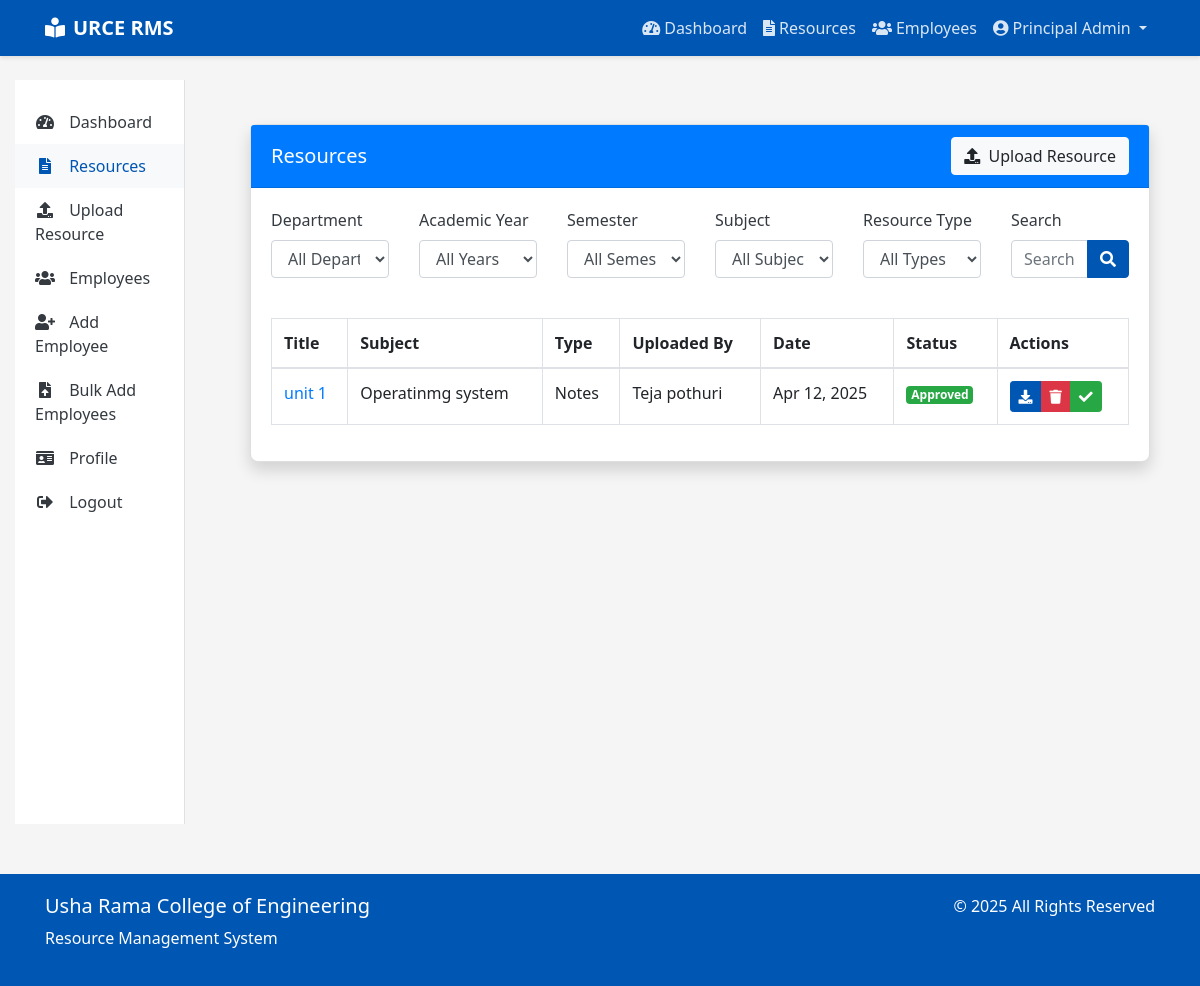
Screenshot of /resources/ (signed in) with the database file from the repository.
### accounts/models.py (models this page shows, shortened)
class User(AbstractUser):
    ROLE_CHOICES = (
        ('STUDENT', 'Student'),
        ('FACULTY', 'Faculty'),
        ('HOD', 'Head of Department'),
        ('PRINCIPAL', 'Principal'),
        ('NON_TEACHING', 'Non-Teaching Staff'),
    )
    username = None
    email = models.EmailField(_('email address'), unique=True)
    id_number = models.CharField(max_length=20, unique=True)
    phone_number = models.CharField(max_length=15, blank=True, null=True)
    department = models.ForeignKey(Department, on_delete=models.SET_NULL, null=True, blank=True)
    role = models.CharField(max_length=20, choices=ROLE_CHOICES, default='STUDENT')
    profile_picture = models.ImageField(upload_to='profile_pics/', blank=True, null=True)
    USERNAME_FIELD = 'email'
    REQUIRED_FIELDS = []
    objects = UserManager()
    @property
    def is_student(self):
        return self.role == 'STUDENT'
    @property
    def is_faculty(self):
        return self.role == 'FACULTY'
    @property
    def is_hod(self):
        return self.role == 'HOD'
    @property
    def is_principal(self):
        return self.role == 'PRINCIPAL'

### resources/models.py (models this page shows, shortened)
class Resource(models.Model):
    title = models.CharField(max_length=200)
    description = models.TextField(blank=True, null=True)
    file = models.FileField(upload_to='resources/')
    resource_type = models.ForeignKey(ResourceType, on_delete=models.CASCADE, related_name='resources')
    subject = models.ForeignKey(Subject, on_delete=models.CASCADE, related_name='resources')
    uploaded_by = models.ForeignKey(settings.AUTH_USER_MODEL, on_delete=models.CASCADE, related_name='uploaded_resources')
    is_approved = models.BooleanField(default=False)
    created_at = models.DateTimeField(auto_now_add=True)
    updated_at = models.DateTimeField(auto_now=True)
    class Meta:
        ordering = ['-created_at']

class Subject(models.Model):
    name = models.CharField(max_length=100)
    code = models.CharField(max_length=20, unique=True)
    department = models.ForeignKey(Department, on_delete=models.CASCADE, related_name='subjects')
    academic_year = models.ForeignKey(AcademicYear, on_delete=models.CASCADE, related_name='subjects')
    semester = models.ForeignKey(Semester, on_delete=models.CASCADE, related_name='subjects')
    description = models.TextField(blank=True, null=True)
    created_at = models.DateTimeField(auto_now_add=True)
    updated_at = models.DateTimeField(auto_now=True)
    class Meta:
        unique_together = ('code', 'department', 'academic_year', 'semester')

class ResourceType(models.Model):
    name = models.CharField(max_length=50)

### resources/views.py (the view)
# urls.py: path('', views.resource_list, name='resource_list'),
@login_required
def resource_list(request):
    user = request.user
    department_id = request.GET.get('department')
    academic_year_id = request.GET.get('academic_year')
    semester_id = request.GET.get('semester')
    subject_id = request.GET.get('subject')
    resource_type_id = request.GET.get('resource_type')
    search_query = request.GET.get('search', '')
    resources = Resource.objects.all()
    if user.is_student:
        resources = resources.filter(is_approved=True)
    elif user.is_faculty:
        resources = resources.filter(
            Q(uploaded_by=user) |
            Q(subject__department=user.department, is_approved=True)
        )
    elif user.is_hod:
        if user.department:
            resources = resources.filter(subject__department=user.department)
    if department_id:
        resources = resources.filter(subject__department_id=department_id)
    if academic_year_id:
        resources = resources.filter(subject__academic_year_id=academic_year_id)
    if semester_id:
        resources = resources.filter(subject__semester_id=semester_id)
    if subject_id:
        resources = resources.filter(subject_id=subject_id)
    if resource_type_id:
        resources = resources.filter(resource_type_id=resource_type_id)
    if search_query:
        resources = resources.filter(
            Q(title__icontains=search_query) |
            Q(description__icontains=search_query) |
            Q(subject__name__icontains=search_query)
        )
    resources = resources.order_by('-created_at')
    departments = Department.objects.all()
    academic_years = AcademicYear.objects.filter(is_active=True)
    semesters = Semester.objects.filter(is_active=True)
    subjects = Subject.objects.all()
    resource_types = ResourceType.objects.all()
    paginator = Paginator(resources, 20)  # Show 20 resources per page
    page_number = request.GET.get('page')
    page_obj = paginator.get_page(page_number)
    context = {
        'title': 'Resources - Usha Rama College of Engineering Resource Management System',
        'resources': page_obj,
        'departments': departments,
        'academic_years': academic_years,
        'semesters': semesters,
        'subjects': subjects,
        'resource_types': resource_types,
        'filters': {
            'department': department_id,
            'academic_year': academic_year_id,
            'semester': semester_id,
            'subject': subject_id,
            'resource_type': resource_type_id,
            'search': search_query,
        }
    }
    return render(request, 'resources/resource_list.html', context)

### templates/resources/resource_list.html (shortened to what this page needs)
{% extends 'base.html' %}
{% load static %}
{% block content %}
<div class="container-fluid py-4">
    <div class="card shadow mb-4">
        <div class="card-header bg-primary text-white d-flex justify-content-between align-items-center">
            <h5 class="mb-0">Resources</h5>
            {% if user.is_faculty or user.is_hod or user.is_principal %}
            <a href="{% url 'upload_resource' %}" class="btn btn-light">
                <i class="fas fa-upload mr-1"></i> Upload Resource
            </a>
            {% endif %}
        </div>
        <div class="card-body">
            <form method="get" class="mb-4">
                <div class="row">
                    <div class="col-md-2 mb-3">
                        <label for="department">Department</label>
                        <select class="form-control" id="department" name="department">
                            <option value="">All Departments</option>
                        </select>
                    </div>
                    <div class="col-md-2 mb-3">
                        <label for="academic_year">Academic Year</label>
                        <select class="form-control" id="academic_year" name="academic_year">
                            <option value="">All Years</option>
                        </select>
                    </div>
                    <div class="col-md-2 mb-3">
                        <label for="semester">Semester</label>
                        <select class="form-control" id="semester" name="semester">
                            <option value="">All Semesters</option>
                        </select>
                    </div>
                    <div class="col-md-2 mb-3">
                        <label for="subject">Subject</label>
                        <select class="form-control" id="subject" name="subject">
                            <option value="">All Subjects</option>
                        </select>
                    </div>
                    <div class="col-md-2 mb-3">
                        <label for="resource_type">Resource Type</label>
                        <select class="form-control" id="resource_type" name="resource_type">
                            <option value="">All Types</option>
                        </select>
                    </div>
                    <div class="col-md-2 mb-3">
                        <label for="search">Search</label>
                        <div class="input-group">
                            <input type="text" class="form-control" id="search" name="search" value="{{ filters.search }}" placeholder="Search...">
                            <div class="input-group-append">
                                <button class="btn btn-primary" type="submit">
                                    <i class="fas fa-search"></i>
                                </button>
                            </div>
                        </div>
                    </div>
                </div>
            </form>
            <div class="table-responsive">
                <table class="table table-bordered">
                    <thead>
                        <tr>
                            <th>Title</th>
                            <th>Subject</th>
                            <th>Type</th>
                            <th>Uploaded By</th>
                            <th>Date</th>
                            <th>Status</th>
                            <th>Actions</th>
                        </tr>
                    </thead>
                    <tbody>
                        {% for resource in resources %}
                        <tr>
                            <td>
                                <a href="{% url 'resource_detail' resource.id %}">{{ resource.title }}</a>
                            </td>
                            <td>{{ resource.subject.name }}</td>
                            <td>{{ resource.resource_type.name }}</td>
                            <td>{{ resource.uploaded_by.get_full_name }}</td>
                            <td>{{ resource.created_at|date:"M d, Y" }}</td>
                            <td>
                                {% if resource.is_approved %}
                                <span class="badge badge-success">Approved</span>
                                {% else %}
                                <span class="badge badge-warning">Pending</span>
                                {% endif %}
                            </td>
                            <td>
                                <div class="btn-group">
                                    <a href="{% url 'download_resource' resource.id %}" class="btn btn-sm btn-primary">
                                        <i class="fas fa-download"></i>
                                    </a>
                                    {% if user.is_principal or user.is_hod or resource.uploaded_by == user %}
                                    <button class="btn btn-sm btn-danger delete-resource" data-resource-id="{{ resource.id }}">
                                        <i class="fas fa-trash"></i>
                                    </button>
                                    {% endif %}
                                    {% if not resource.is_approved and user.is_hod or user.is_principal %}
                                    <button class="btn btn-sm btn-success approve-resource" data-resource-id="{{ resource.id }}">
                                        <i class="fas fa-check"></i>
                                    </button>
                                    {% endif %}
                                </div>
                            </td>
                        </tr>
                        {% empty %}
                        <tr>
                            <td colspan="7" class="text-center">No resources found.</td>
                        </tr>
                        {% endfor %}
                    </tbody>
                </table>
            </div>
        </div>
    </div>
</div>
{% endblock %}

### templates/base.html (shortened to what this page needs)
<!DOCTYPE html>
<html lang="en">
<head>
    <link rel="stylesheet" href="https://cdn.jsdelivr.net/npm/bootstrap@4.6.0/dist/css/bootstrap.min.css">
    <link rel="stylesheet" href="https://cdnjs.cloudflare.com/ajax/libs/font-awesome/5.15.3/css/all.min.css">
</head>
<body>
    <nav class="navbar navbar-expand-lg navbar-dark">
        <div class="container">
            <a class="navbar-brand" href="{% url 'home' %}">
                <i class="fas fa-book-reader mr-2"></i>URCE RMS
            </a>
            <div class="collapse navbar-collapse" id="navbarNav">
                <ul class="navbar-nav ml-auto">
                    {% if user.is_authenticated %}
                        <li class="nav-item">
                            <a class="nav-link" href="{% url 'dashboard' %}">
                                <i class="fas fa-tachometer-alt mr-1"></i>Dashboard
                            </a>
                        </li>
                        <li class="nav-item">
                            <a class="nav-link" href="{% url 'resource_list' %}">
                                <i class="fas fa-file-alt mr-1"></i>Resources
                            </a>
                        </li>
                        {% if user.is_principal or user.is_hod %}
                        <li class="nav-item">
                            <a class="nav-link" href="{% url 'employee_list' %}">
                                <i class="fas fa-users mr-1"></i>Employees
                            </a>
                        </li>
                        {% endif %}
                        <li class="nav-item dropdown">
                            <a class="nav-link dropdown-toggle" href="#" id="userDropdown" role="button" data-toggle="dropdown" aria-haspopup="true" aria-expanded="false">
                                <i class="fas fa-user-circle mr-1"></i>{{ user.get_full_name|default:user.email }}
                            </a>
                        </li>
                    {% endif %}
                </ul>
            </div>
        </div>
    </nav>
    <div class="container-fluid mt-4">
        <div class="row">
            {% if user.is_authenticated and not hide_sidebar %}
                <div class="col-md-3 col-lg-2 d-none d-md-block">
                    <div class="sidebar">
                        <a href="{% url 'dashboard' %}" class="sidebar-link {% if request.path == '/dashboard/' %}active{% endif %}">
                            <i class="fas fa-tachometer-alt"></i> Dashboard
                        </a>
                        <a href="{% url 'resource_list' %}" class="sidebar-link {% if '/resources/' in request.path %}active{% endif %}">
                            <i class="fas fa-file-alt"></i> Resources
                        </a>
                        {% if user.is_faculty or user.is_hod or user.is_principal %}
                        <a href="{% url 'upload_resource' %}" class="sidebar-link {% if request.path == '/resources/upload/' %}active{% endif %}">
                            <i class="fas fa-upload"></i> Upload Resource
                        </a>
                        {% endif %}
                        {% if user.is_principal or user.is_hod %}
                        <a href="{% url 'employee_list' %}" class="sidebar-link {% if '/accounts/employees/' in request.path %}active{% endif %}">
                            <i class="fas fa-users"></i> Employees
                        </a>
                        {% endif %}
                        {% if user.is_principal %}
                        <a href="{% url 'add_faculty' %}" class="sidebar-link {% if request.path == '/accounts/employees/add/' %}active{% endif %}">
                            <i class="fas fa-user-plus"></i> Add Employee
                        </a>
                        <a href="{% url 'bulk_add_employees' %}" class="sidebar-link {% if request.path == '/accounts/employees/bulk-add/' %}active{% endif %}">
                            <i class="fas fa-file-upload"></i> Bulk Add Employees
                        </a>
                        {% endif %}
                        <a href="{% url 'profile' %}" class="sidebar-link {% if request.path == '/accounts/profile/' %}active{% endif %}">
                            <i class="fas fa-id-card"></i> Profile
                        </a>
                        <a href="{% url 'logout' %}" class="sidebar-link">
                            <i class="fas fa-sign-out-alt"></i> Logout
                        </a>
                    </div>
                </div>
                <div class="col-md-9 col-lg-10">
            {% else %}
                <div class="col-12">
            {% endif %}
                <div class="content">
                    {% block content %}{% endblock %}
                </div>
            </div>
        </div>
    </div>
    <footer class="footer">
        <div class="container">
            <div class="row">
                <div class="col-md-6">
                    <h5>Usha Rama College of Engineering</h5>
                    <p>Resource Management System</p>
                </div>
                <div class="col-md-6 text-md-right">
                    <p>&copy; {% now "Y" %} All Rights Reserved</p>
                </div>
            </div>
        </div>
    </footer>
</body>
</html>

### rows the page displays
User: get_full_name "Principal Admin"
Resource: title "unit 1", subject.name "Operatinmg system", resource_type.name "Notes", uploaded_by.get_full_name "Teja pothuri", created_at "Apr 12, 2025", is_approved "Approved"
